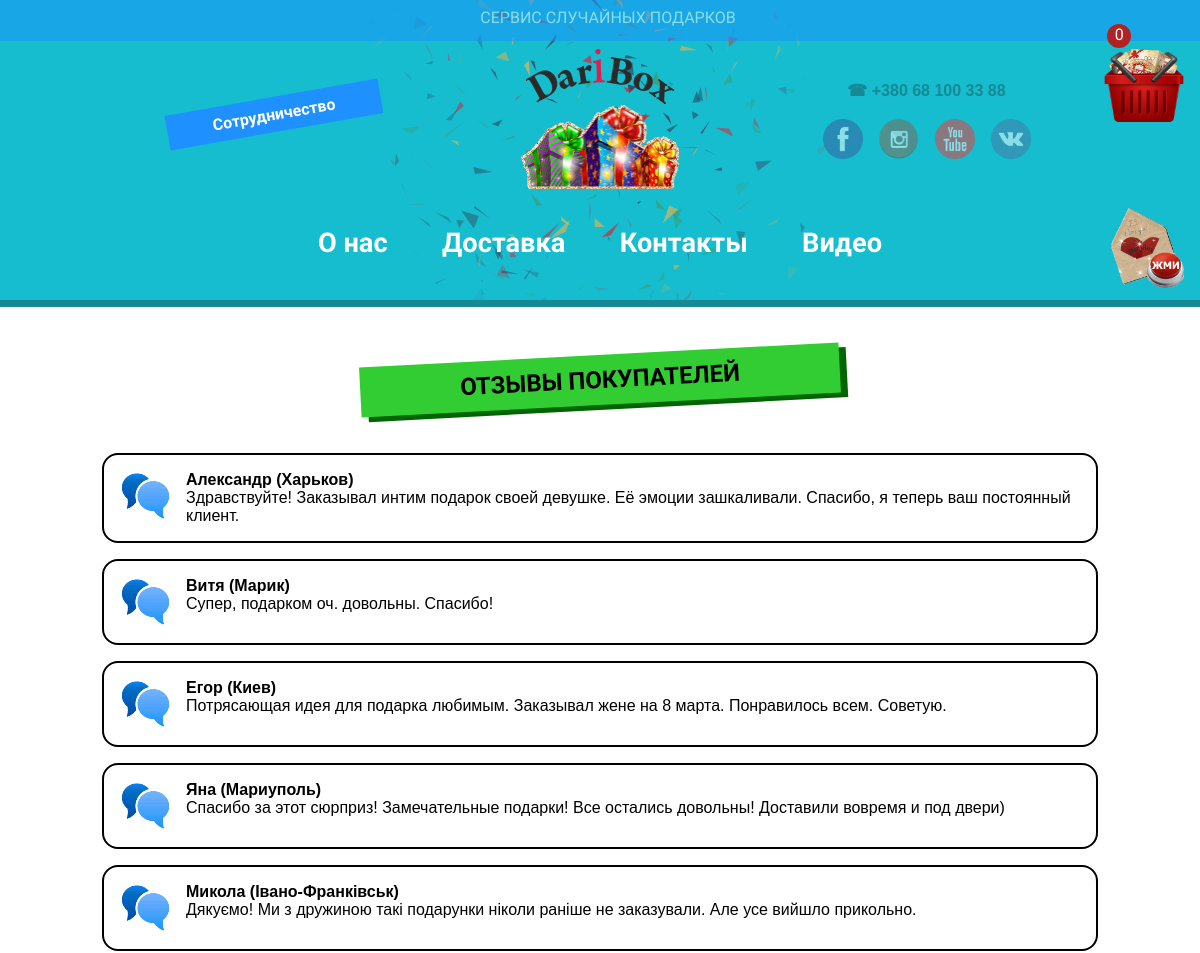
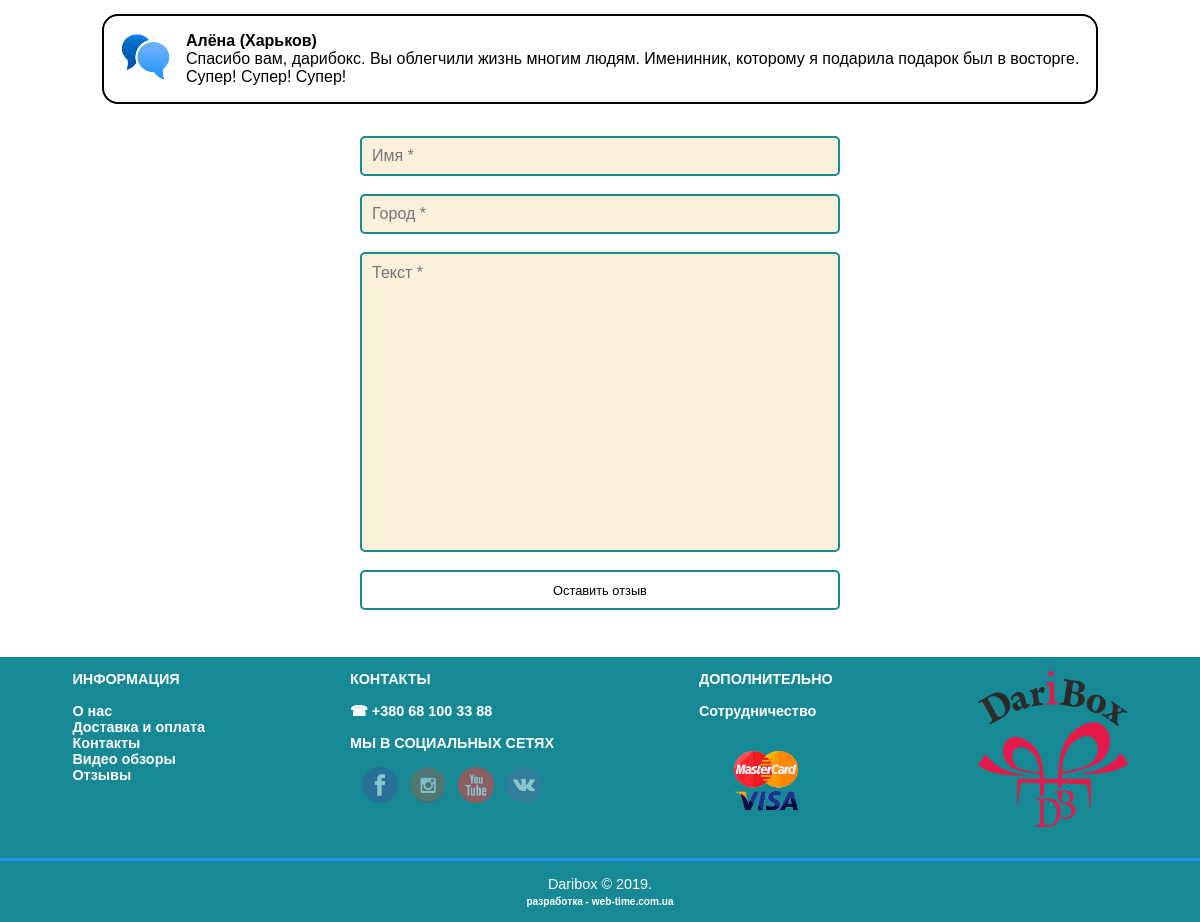
The app's page /reviews with its own data (2 pictures, top to bottom).
### tables this page shows
CREATE TABLE `reviews` (
  `id` int(12) NOT NULL,
  `name` varchar(255) NOT NULL,
  `city` varchar(255) NOT NULL,
  `text` varchar(7000) NOT NULL,
  `approval` int(12) DEFAULT NULL
);

### index.php (called while the page is built, shortened)
<?php
$router = new Router();
$router->run();
?>

### controllers/ReviewsController.php (called while the page is built, shortened)
<?
class ReviewsController {
	public function actionList() {
		$data = Reviews::getReviews();
		include ROOT.'/views/ReviewsView.php';
	}
}

### models/Reviews.php (called while the page is built, shortened)
<?php
class Reviews {
	public static function getReviews() {
		$conn = Db::getConnection();
		$sql = "SELECT *
		FROM reviews WHERE approval=1
		ORDER BY id DESC";
		$result = $conn->query($sql);
		if ($result->num_rows > 0) {
   while($row = $result->fetch_assoc()) {
   $data[] = $row;
   }
   return $data;
	}
	}
}

### views/ReviewsView.php (the view)
<div class="feedback"><p>Отзывы покупателей</p></div>
<? foreach($data as $reviews) { ?>
<div class="customer">
<img src="/views/image/otziv.png"/>
<div>
<h4><?=$reviews['name'];?> (<?=$reviews['city'];?>)</h4>
<p><?=$reviews['text'];?></p>
</div></div><?}?>
<form id="reviews" action="/reviews/addReviews" method="post">
<input type="text" class="addInp" placeholder="Имя *" name="reviewsName"><br><br>
	<input type="text" class="addInp" placeholder="Город *" name="reviewsCity"><br><br>
	<textarea name="reviewsText" placeholder="Текст *" id="addText"></textarea><br><br>
	<input type="submit" name="subRev" id="addBut" value="Оставить отзыв"><br><br>
</form>

### components/Router.php (shortened to what this page needs)
<?
class Router {
	private $routes;
	public function __construct() {
		$routesPath = ROOT . '/config/routes.php';
		$this->routes = include($routesPath);
	}
	private function getUri() {
		if(!empty($_SERVER['REQUEST_URI'])) {
			return trim($_SERVER['REQUEST_URI']);
		}
	}
	public function run() {
		$uri = $this->getUri();
		if ($uri == '/admin/addProduct' || $uri == '/admin' || $uri == '/out' || $uri == '/admin/addCategory' || $uri == '/admin/addNews' || $uri == '/admin/changeProduct' || $uri == '/admin/changePresent' || $uri == '/admin/changeSweet' || $uri == '/admin/changeMix' || $uri == '/admin/changeIntim' || $uri == '/admin/reviewsDel' || $uri == '/admin/confirmReviews') {
		include ROOT.'/views/layouts/adminHeader.php';
		echo '<main>';
		foreach($this->routes as $uriPattern => $path){
			if (preg_match("~$uriPattern~", $uri)){
				$internalRoute = preg_replace("~$uriPattern~", $path, $uri);
				$segments = explode('/', $internalRoute);
				$controllerName = array_shift($segments) . 'Controller';
				$controllerName = ucfirst($controllerName);
				$actionName = 'action' . ucfirst(array_shift($segments));
				$controllerFile = ROOT . '/controllers/' . $controllerName . '.php';
				$controllerObject = new $controllerName;
				$result = $controllerObject->$actionName($segments);
				break;
			}
		}
		echo '</main>';
		}
		else {
		include ROOT.'/views/layouts/header.php';
		echo '<main>';
		foreach($this->routes as $uriPattern => $path){
			if (preg_match("~$uriPattern~", $uri)){
				$internalRoute = preg_replace("~$uriPattern~", $path, $uri);
				$segments = explode('/', $internalRoute);
				$controllerName = array_shift($segments) . 'Controller';
				$actionName = 'action' . ucfirst(array_shift($segments));
				$controllerObject = new $controllerName;
				$result = $controllerObject->$actionName($segments);
				break;
			}
		}
		echo '</main>';
		include ROOT.'/views/layouts/footer.php';
		}
	}
}

### views/layouts/header.php (shortened to what this page needs)
<!doctype html>
<html lang="en">
<head>
	<link rel="stylesheet" href="/css/style.css">
	<link rel="stylesheet" type="text/css" href="/css/normalize.css" />
	<link rel="stylesheet" type="text/css" href="/css/component.css" />
</head>
<body>
<header class="header">
<div class="mailbut"><a href="/mail"><img alt="maildaribox" src="/img/mailbut.gif"/>
</a></div>
<div class="basketCircle"></div>
<div class="basket"><img alt="корзина покупок" src="/views/image/basket.png"/></div>
<div class="topBlock"><p>СЕРВИС СЛУЧАЙНЫХ ПОДАРКОВ</p></div>
<div id="large-header" class="large-header">
</div>
<div class="rowLogo">
<div class="infoHeader">
<a href="/cooperation"><div class="cooperation">Сотрудничество</div></a>
</div>
<a href="/"><div class="logo"><img alt="daribox" src="/views/image/logo.png"/>
<img class="imgGif" alt="подарки" src="/views/image/present.gif"/>
</div></a>
<div class="contactHeader">
<a href="tel:068-100-33-88">&#9742; +380 68 100 33 88</a><br><br>
<div class="social">
<a href="https://www.facebook.com/DariBox-518713435364412/"><img alt="facebook" src="/views/image/facebook.png"/></a>
<a href="https://www.instagram.com/daribox2018/"><img alt="instagram" src="/views/image/Instgram.png"/></a>
<a href="https://www.youtube.com/channel/UCNaczyIKB2vMvV9HAMhrMdg?view_as=subscriber"><img alt="youtube" src="/views/image/youtube.png"/></a>
<a href="https://vk.com/public177905732"><img alt="vk" src="/views/image/vk.png"/></a>
</div>
</div>
</div>
<nav>
 <ul class="Mnavigation">
    <li class="Mnav-item"><a class="shadow1" href="/about">О нас</a></li>
    <li class="Mnav-item"><a class="shadow2" href="/delivery">Доставка</a></li>
    <li class="Mnav-item"><a class="shadow2" href="/contacts">Контакты</a></li>
    <li class="Mnav-item"><a class="shadow4" href="/video">Видео</a></li>
</ul>
</nav>
</header>

### views/layouts/footer.php (shortened to what this page needs)
<footer class="footer" id="contact">
<div class="right">
<div class="right1">
<h4>ИНФОРМАЦИЯ</h4><br>
<a href="/about"  class="footerLink">О нас</a><br>
<a href="/delivery" class="footerLink">Доставка и оплата</a><br>
<a href="/contacts" class="footerLink">Контакты</a><br>
<a href="/video" class="footerLink">Видео обзоры</a><br>
<a href="/reviews" class="footerLink">Отзывы</a>
</div>
<div class="right2">
<h4>КОНТАКТЫ</h4><br>
<a href="tel:068-100-33-88" class="footerLink">&#9742; +380 68 100 33 88</a><br><br>
<h4>МЫ В СОЦИАЛЬНЫХ СЕТЯХ</h4><br>
<div class="social">
<a href="https://www.facebook.com/DariBox-518713435364412/"><img alt="facebook" src="/views/image/facebook.png"/></a>
<a href="https://www.instagram.com/daribox2018/"><img alt="instagram" src="/views/image/Instgram.png"/></a>
<a href="https://www.youtube.com/channel/UCNaczyIKB2vMvV9HAMhrMdg?view_as=subscriber"><img alt="youtube" src="/views/image/youtube.png"/></a>
<a href="https://vk.com/public177905732"><img alt="vk" src="/views/image/vk.png"/></a>
</div>
</div>
<div class="right3">
<h4>ДОПОЛНИТЕЛЬНО</h4><br>
<a href="/cooperation" class="footerLink">Сотрудничество</a>
    <div class="payimg"> <p><img alt="Daribox" src="/img/images.png" width="64" height="64"/></p></div>
</div>
<div class="right4"><img alt="Daribox" src="/views/image/logo2.png"/></div>
</div>
<div class="bottom">Daribox © 2019. <br><a href="https://web-time.com.ua/" style="color: #fff; font-size: 0.7em;">разработка - web-time.com.ua</a></div>
</footer>
</body>
</html>

### css/style.css (style rules this page uses)
a { text-decoration: none; color: #8B0000; font-weight: 600; }
li { list-style-type: none; }
html, body { height: 100%; max-width: 100%; font-family: sans-serif; font-weight: 400; }
textarea { width: 230px; border: 2px solid #49aa53; padding: 10px; resize: none; outline:none; }
.header { font-family: 'ZCOOL KuaiLe', cursive; background-color: #15bdce; width: 100%; height: 300px; border-bottom: 7px solid #178994; overflow: hidden; }
.topBlock { position: relative; height: 25px; width: 100%; padding: 0.5em; z-index: 4; text-align: center; background-color: #1E90FF; opacity: 0.5; }
.topBlock > p { color: #fff; }
.contactHeader { padding: 3em; padding-top: 2em; width: 20%; text-align: center; z-index: 3002; }
.contactHeader > a { color: #178994; font-family: sans-serif; }
.infoHeader { padding: 3em; width: 20%; }
.cooperation { margin: auto; padding: 0.5em; width: 200px; text-align: center; background-color: #1E90FF; color: #fff; transform: rotate(-10deg); }
.basket { position: absolute; top: 3em; right: 1em; width: 5em; height: 5em; color: #fff; cursor: pointer; z-index: 3001; }
.mailbut { position: absolute; top: 13em; right: 1em; width: 5em; height: 5em; color: #fff; cursor: pointer; z-index: 3001; }
.basketCircle { position: absolute; top: 1.5em; right: 4.3em; width: 1.5em; height: 1.5em; background: #B22222; line-height: 1.4em; color: #fff; text-align: center; border-radius: 0.75em; z-index: 3000; }
.basket > img { object-fit: contain; width: 100%; }
.mailbut> a > img { object-fit: contain; width: 100%; }
.rowLogo { width: 100%; display: flex; justify-content: center; margin-top: 0.5em; }
.logo { display: flex; flex-direction: column; align-items: center; }
.logo > img { z-index: 3006; }
.imgGif { height: 50%; width: 50%; z-index: 3004; }
.Mnavigation { display: flex; justify-content: center; padding-top: 1em; width: 100%; height: 240px; list-style: none; }
.Mnav-item { display: flex; }
.Mnav-item a { padding-left: 1em; padding-right: 1em; padding-bottom: 1em; color: #fff; font-size: 1.7em; text-decoration: none; }
.shadow1, .shadow2, .shadow4 { position: relative; left: 0; top: 0; }
.shadow1:after { content: ""; width: 40px; height: 8px; background: #000; position: absolute; top: 55px; left: 35%; bottom: 0; filter: blur(10px); visibility: hidden; }
.shadow2:after { content: ""; width: 60px; height: 8px; background: #000; position: absolute; top: 55px; left: 35%; bottom: 0; filter: blur(10px); visibility: hidden; }
.shadow4:after { content: ""; width: 40px; height: 8px; background: #000; position: absolute; top: 55px; left: 35%; bottom: 0; filter: blur(10px); visibility: hidden; }
.customer { display: flex; border: 2px solid; width: 80%; border-radius: 1em; margin: auto; margin-top: 1em; background-color: #fff; padding: 1em; }
.customer > img { width: 50px; height: 50px; padding-right: 1em; }
.footer { width: 100%; background-color: #178994; display: flex; flex-wrap: wrap; font-size: 0.9em; margin-top: 2em; }
.social { display: flex; justify-content: space-evenly; flex-wrap: wrap; }
.social > a > img { width: 2.5em; height: 2.5em; cursor: pointer; opacity: 0.5; }
.right { display: flex; justify-content: space-around; flex-wrap: wrap; width: 100%; color: #fff; }
.right1, .right2, .right3, .right4 { padding: 1em; }
.bottom { width: 100%; padding: 1em; text-align: center; border-top: 3px solid #1E90FF; color: #fff; }
.footerLink { color: #fff; }
.addInp { height: 40px; width: 50%; padding-left: 10px; border: 2px solid #178994; border-radius: 5px; outline: none; background: #F9F0DA; color: #9E9C9C; box-sizing: border-box; }
#addText { height: 300px;width: 50%;padding-left: 10px;border: 2px solid #178994;border-radius: 5px;outline: none;background: #F9F0DA;color: #9E9C9C; box-sizing: border-box; }
#addBut { height: 40px; width: 50%; border: 2px solid #178994; border-radius: 5px; font-size: 0.8em; padding: 0.3em; background-color:#fff; cursor: pointer; display: inline-block; }
.feedback { width: 40%; height: auto; text-align: center; margin: auto; margin-bottom: 2em; margin-top: 2em; line-height: 50px; font-size: 1.5em; font-weight: 600; color: #006400; box-shadow: 7px 5px; background-color: #32CD32; transform: rotate(-3deg); font-family: 'ZCOOL KuaiLe', cursive; box-sizing: border-box; }
.feedback > p { color: #000; text-transform: uppercase; }
#reviews { width: 80%; margin: auto; padding-top: 2em; text-align: center; }
.payimg { padding:2em; text-align:center; }

### records on screen
reviews: name "Александр", city "Харьков", text "Здравствуйте! Заказывал интим подарок своей девушке. Её эмоции зашкаливали. Спасибо, я теперь ваш постоянный клиент."
reviews: name "Витя", city "Марик", text "Супер, подарком оч. довольны. Спасибо!"
reviews: name "Егор", city "Киев", text "Потрясающая идея для подарка любимым. Заказывал жене на 8 марта. Понравилось всем. Советую."
reviews: name "Яна", city "Мариуполь", text "Спасибо за этот сюрприз! Замечательные подарки! Все остались довольны! Доставили вовремя и под двери)"
reviews: name "Микола", city "Івано-Франківськ", text "Дякуємо! Ми з дружиною такі подарунки ніколи раніше не заказували. Але усе вийшло прикольно."
reviews: name "Алёна", city "Харьков", text "Спасибо вам, дарибокс. Вы облегчили жизнь многим людям. Именинник, которому я подарила подарок был в восторге. Супер! Супер! Супер!"
